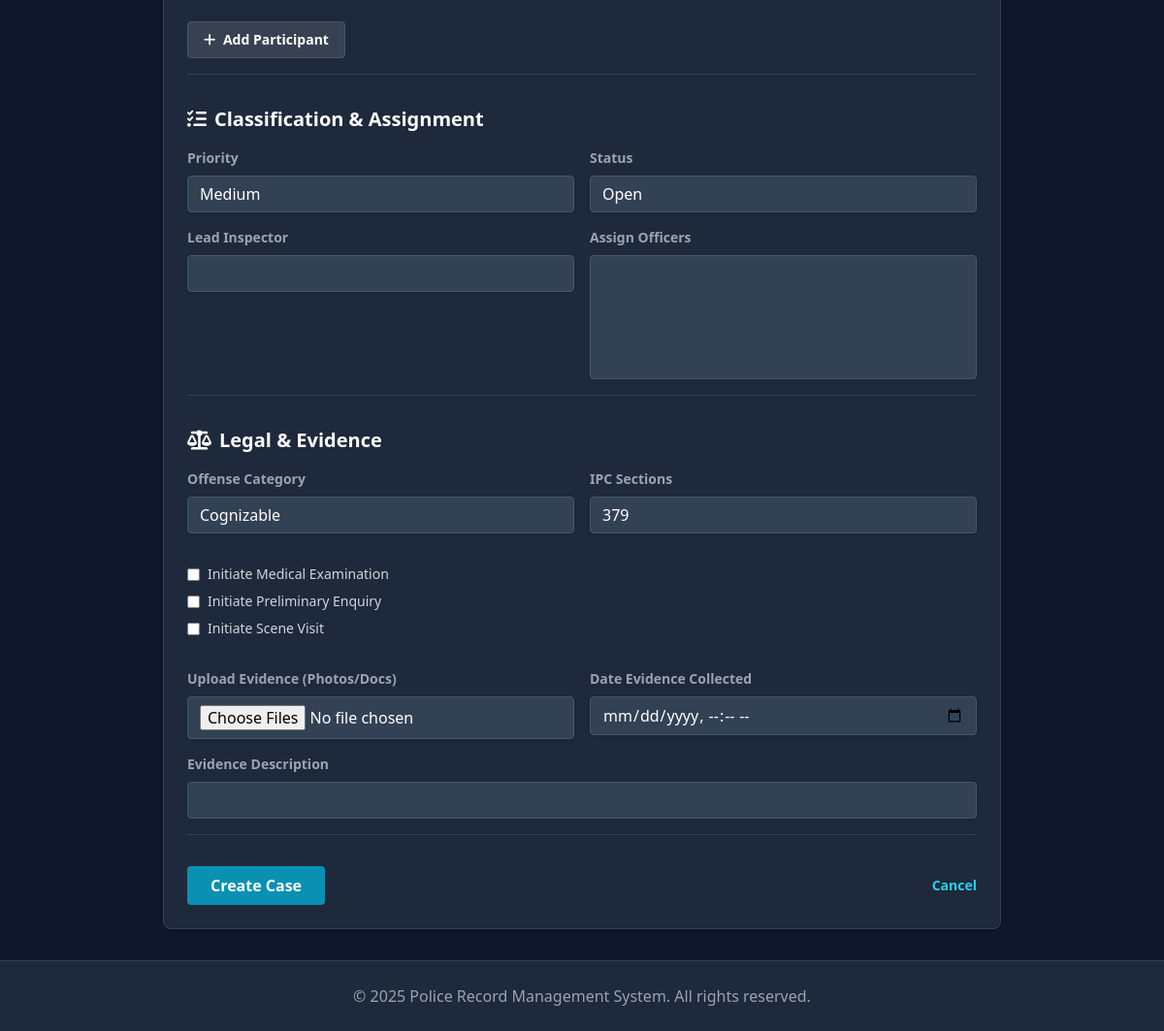
The page /cases/new (signed in, lower part) on the database as committed earlier.
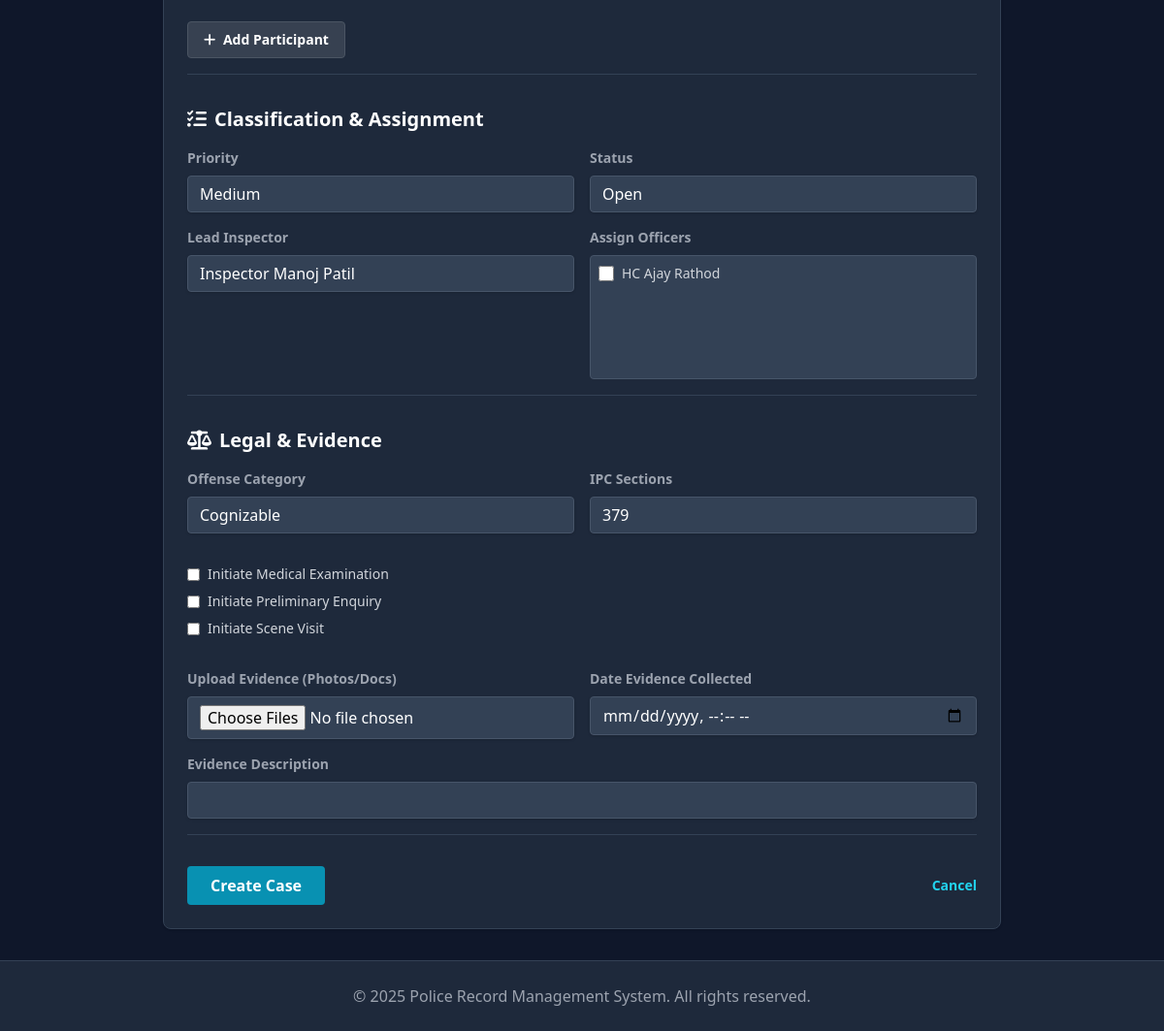
The same page on the database as committed later.
### app/models.py (models this page shows, shortened)
class User(db.Model, UserMixin):
    id = db.Column(db.Integer, primary_key=True)
    station_id = db.Column(db.Integer, db.ForeignKey('station.id'), nullable=False)
    username = db.Column(db.String(80), unique=True, nullable=False)
    email = db.Column(db.String(120), unique=True, nullable=False)
    password_hash = db.Column(db.String(255), nullable=False)
    role = db.Column(db.String(50), nullable=False)
    full_name = db.Column(db.String(120), nullable=False)
    badge_number = db.Column(db.String(50))
    inspector_id = db.Column(db.Integer, db.ForeignKey('user.id'))
    is_active = db.Column(db.Boolean, default=True)
    created_at = db.Column(db.DateTime, default=datetime.utcnow)
    station = db.relationship('Station', backref='users')
    officers = db.relationship('User', backref=db.backref('inspector', remote_side=[id]), lazy=True)
    cases_reported = db.relationship('Case', foreign_keys='Case.created_by_id', backref='reporter', lazy=True)
    firs_filed = db.relationship('FIR', foreign_keys='FIR.filed_by_id', backref='filer', lazy=True)

### app/cases/routes.py (the view, shortened to what this page needs)
@cases.route('/cases/new', methods=['GET', 'POST'])
@login_required
def create_case():
    form = CaseForm()
    inspectors = station_scoped(User.query).filter_by(role='inspector').all()
    officers = station_scoped(User.query).filter_by(role='officer').all()
    form.assigned_officer_id.choices = [(u.id, u.full_name) for u in inspectors]
    form.officer_ids.choices = [(u.id, u.full_name) for u in officers]
    return render_template('create_case.html', title='New Case', form=form)

### app/models.py (called while the page is built)
@login_manager.user_loader
def load_user(user_id):
    return User.query.get(int(user_id))

### app/utils.py (called while the page is built)
def station_scoped(query):
    if not current_user.is_authenticated:
        return query.filter(False) # No access if not logged in
    return query.filter_by(station_id=current_user.station_id)

### app/templates/create_case.html (shortened to what the changed rows need)
{% extends "base.html" %}
{% block content %}
<div class="container mx-auto px-4 max-w-4xl">
    <div class="bg-slate-800 rounded-lg shadow border border-slate-700 p-6">
        <form method="POST" enctype="multipart/form-data">
            <div class="mb-8 border-b border-slate-700 pb-4">
                <div class="grid grid-cols-1 md:grid-cols-2 gap-4">
                    <div>
                        <label class="block text-gray-400 text-sm font-bold mb-2">Lead Inspector</label>
                        {{ form.assigned_officer_id(class="shadow appearance-none border rounded w-full py-2 px-3
                        text-gray-700 leading-tight focus:outline-none focus:shadow-outline bg-slate-700
                        border-slate-600 text-white") }}
                    </div>
                    <div>
                        <label class="block text-gray-400 text-sm font-bold mb-2">Assign Officers</label>
                        <div class="bg-slate-700 rounded border border-slate-600 p-2 h-32 overflow-y-auto">
                            {% for value, label in form.officer_ids.choices %}
                            <div class="flex items-center mb-2 last:mb-0">
                                <input type="checkbox" name="officer_ids" value="{{ value }}" id="officer-{{ value }}"
                                    class="w-4 h-4 text-cyan-600 bg-slate-800 border-slate-500 rounded focus:ring-cyan-500 focus:ring-2">
                                <label for="officer-{{ value }}"
                                    class="ml-2 text-sm text-gray-300 cursor-pointer select-none">{{ label }}</label>
                            </div>
                            {% endfor %}
                        </div>
                    </div>
                </div>
            </div>
        </form>
    </div>
</div>
{% endblock %}

Rows that differ between the two databases and show on the page:
now on this page (row edited): User: full_name "HC Ajay Rathod"
Other text that changed with them:
form field assigned_officer_id: (not shown) → "Inspector Manoj Patil"
